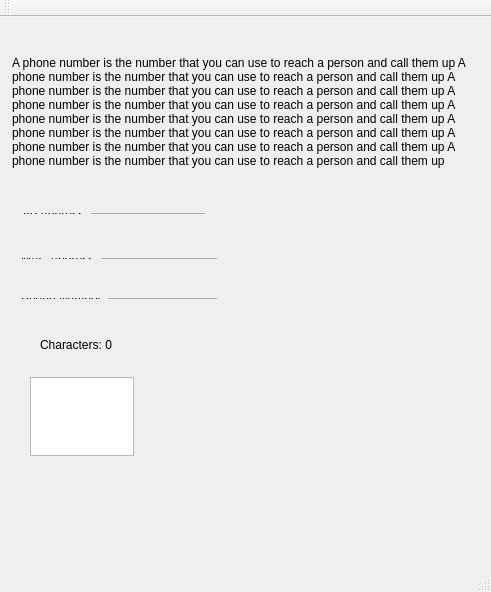
<?xml version="1.0" encoding="UTF-8"?>
<ui version="4.0">
 <class>MainWindow</class>
 <widget class="QMainWindow" name="MainWindow">
  <property name="geometry">
   <rect>
    <x>0</x>
    <y>0</y>
    <width>491</width>
    <height>592</height>
   </rect>
  </property>
  <property name="windowTitle">
   <string>MainWindow</string>
  </property>
  <widget class="QWidget" name="centralWidget">
   <widget class="QLabel" name="label">
    <property name="geometry">
     <rect>
      <x>12</x>
      <y>12</y>
      <width>467</width>
      <height>165</height>
     </rect>
    </property>
    <property name="text">
     <string>A phone number is the number that you can use to reach a person and call them up A phone number is the number that you can use to reach a person and call them up A phone number is the number that you can use to reach a person and call them up A phone number is the number that you can use to reach a person and call them up A phone number is the number that you can use to reach a person and call them up A phone number is the number that you can use to reach a person and call them up A phone number is the number that you can use to reach a person and call them up A phone number is the number that you can use to reach a person and call them up</string>
    </property>
    <property name="wordWrap">
     <bool>true</bool>
    </property>
   </widget>
   <widget class="QTextEdit" name="textEdit">
    <property name="geometry">
     <rect>
      <x>30</x>
      <y>360</y>
      <width>104</width>
      <height>79</height>
     </rect>
    </property>
   </widget>
   <widget class="QLabel" name="counter">
    <property name="geometry">
     <rect>
      <x>40</x>
      <y>320</y>
      <width>131</width>
      <height>16</height>
     </rect>
    </property>
    <property name="text">
     <string>Characters: 0</string>
    </property>
   </widget>
   <widget class="QWidget" name="">
    <property name="geometry">
     <rect>
      <x>12</x>
      <y>185</y>
      <width>204</width>
      <height>23</height>
     </rect>
    </property>
    <layout class="QHBoxLayout" name="horizontalLayout">
     <item>
      <widget class="QLabel" name="label_2">
       <property name="text">
        <string>IIP Address</string>
       </property>
      </widget>
     </item>
     <item>
      <widget class="QLineEdit" name="lineEdit">
       <property name="inputMask">
        <string>000.000.000.000</string>
       </property>
      </widget>
     </item>
    </layout>
   </widget>
   <widget class="QWidget" name="">
    <property name="geometry">
     <rect>
      <x>10</x>
      <y>230</y>
      <width>218</width>
      <height>23</height>
     </rect>
    </property>
    <layout class="QHBoxLayout" name="horizontalLayout_2">
     <item>
      <widget class="QLabel" name="label_3">
       <property name="text">
        <string>MAC Address</string>
       </property>
      </widget>
     </item>
     <item>
      <widget class="QLineEdit" name="lineEdit_2">
       <property name="inputMask">
        <string>HH:HH:HH:HH:HH:HH</string>
       </property>
      </widget>
     </item>
    </layout>
   </widget>
   <widget class="QWidget" name="">
    <property name="geometry">
     <rect>
      <x>10</x>
      <y>270</y>
      <width>218</width>
      <height>23</height>
     </rect>
    </property>
    <layout class="QHBoxLayout" name="horizontalLayout_3">
     <item>
      <widget class="QLabel" name="label_4">
       <property name="text">
        <string>Phone Number</string>
       </property>
      </widget>
     </item>
     <item>
      <widget class="QLineEdit" name="phone">
       <property name="inputMask">
        <string/>
       </property>
       <property name="text">
        <string/>
       </property>
      </widget>
     </item>
    </layout>
   </widget>
   <zorder>label</zorder>
   <zorder>lineEdit</zorder>
   <zorder>label_2</zorder>
   <zorder>label_3</zorder>
   <zorder>lineEdit_2</zorder>
   <zorder>phone</zorder>
   <zorder>label_4</zorder>
   <zorder>textEdit</zorder>
   <zorder>lineEdit_2</zorder>
   <zorder>label_3</zorder>
   <zorder>label_3</zorder>
   <zorder>lineEdit_2</zorder>
   <zorder>counter</zorder>
  </widget>
  <widget class="QMenuBar" name="menuBar">
   <property name="geometry">
    <rect>
     <x>0</x>
     <y>0</y>
     <width>491</width>
     <height>22</height>
    </rect>
   </property>
  </widget>
  <widget class="QToolBar" name="mainToolBar">
   <attribute name="toolBarArea">
    <enum>TopToolBarArea</enum>
   </attribute>
   <attribute name="toolBarBreak">
    <bool>false</bool>
   </attribute>
  </widget>
  <widget class="QStatusBar" name="statusBar"/>
 </widget>
 <layoutdefault spacing="6" margin="11"/>
 <resources/>
 <connections/>
</ui>
